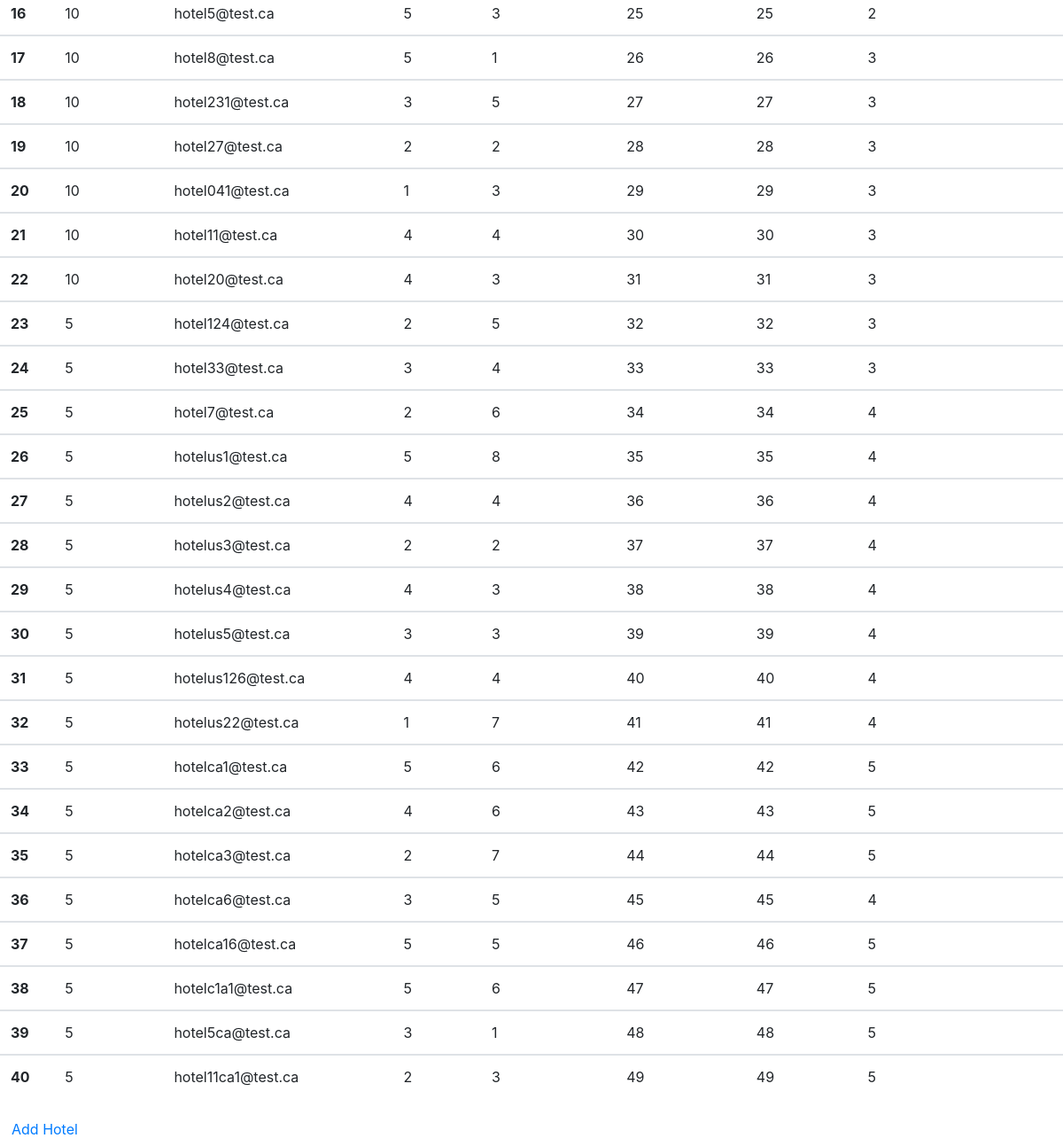
Before: /view_hotels (lower part) with the older database file.
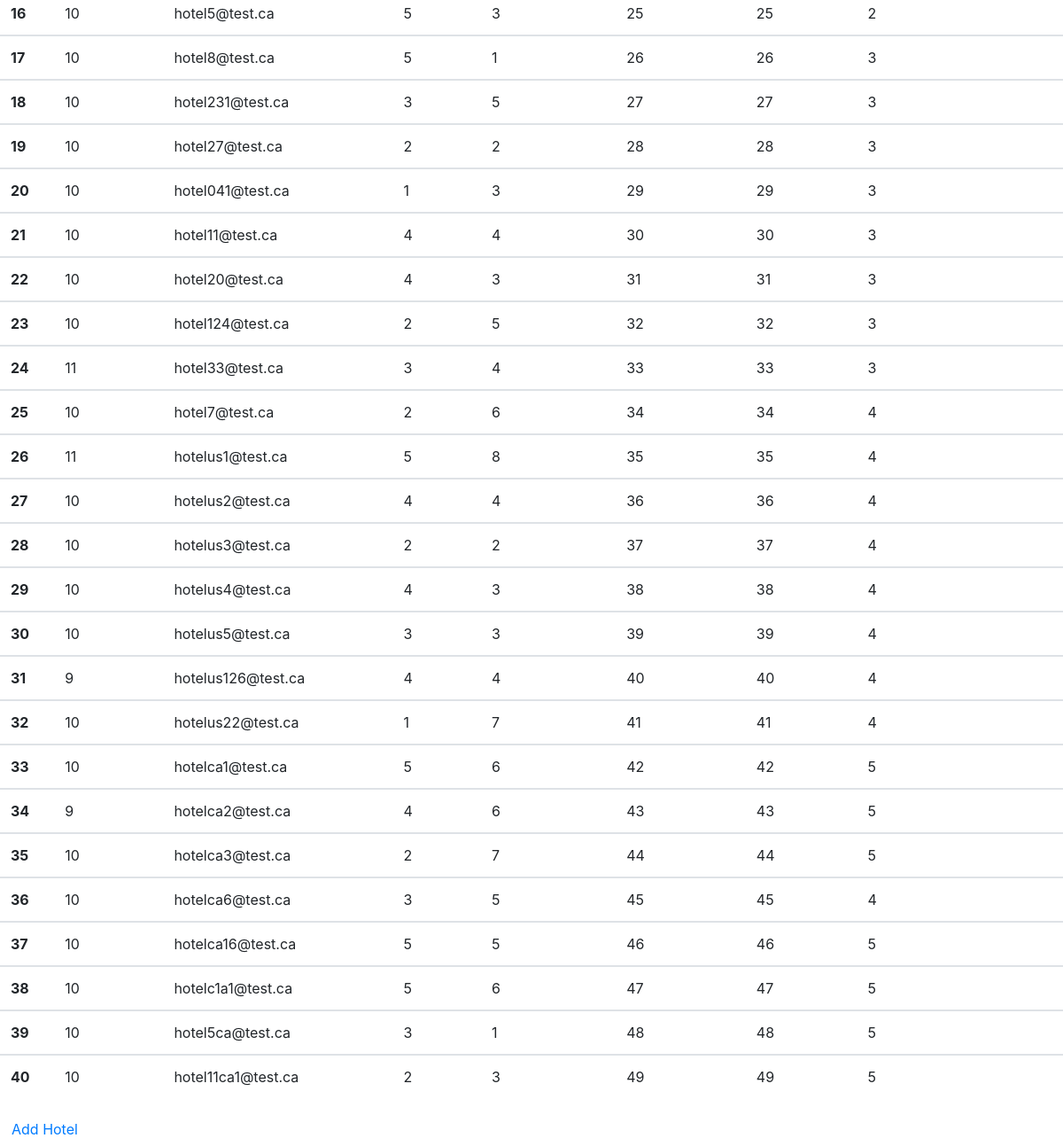
After: the same page with the newer database file.
### app/models.py (models this page shows)
class Hotel(db.Model):
    id          = db.Column(db.Integer, primary_key = True)
    rooms_amt   = db.Column(db.Integer, nullable = False)
    rating      = db.Column(db.Integer, nullable = False)
    email       = db.Column(db.String(128), nullable = False)
    address     = db.Column(db.Integer, db.ForeignKey('addr.id'))
    phone       = db.Column(db.Integer, db.ForeignKey('phone.id'))
    manager     = db.Column(db.Integer, db.ForeignKey('user.id'))
    owned_by    = db.Column(db.Integer, db.ForeignKey('chain.id'))
    rooms       = db.relationship("Room", backref = 'hotel', lazy='dynamic')

### app/routes.py (the view)
@app.route("/view_hotels")
def view_hotels():
    hotels = Hotel.query.all()
    return render_template("view_hotels.html", hotels = hotels)

### app/templates/view_hotels.html (shortened to what this page needs)
{% extends "base.html" %}
{% block content %}
    <table class="table">
    {% for h in hotels %}
        <tbody>
            <tr>
                <th scope="row">{{ h.id }}</th>
                <td>{{ h.rooms_amt }}</td>
                <td>{{ h.email }}</td>
                <td>{{ h.rating }}</td>
                <td>{{ h.manager }}</td>
                <td>{{ h.address }}</td>
                <td>{{ h.phone }}</td>
                <td>{{ h.owned_by }}</td>
                <td>
                </td>
            </tr>
        </tbody>
    {% endfor %}
    </table>
    <a href="{{ url_for('add_hotel') }}" class="btn btn-green">Add Hotel</a>
{% endblock %}

### app/templates/base.html (shortened to what this page needs)
<!DOCTYPE html>
<html>
    <head>
        <link rel="stylesheet" href="https://stackpath.bootstrapcdn.com/bootstrap/4.1.2/css/bootstrap.min.css">
        <link rel="stylesheet" href="https://use.fontawesome.com/releases/v5.7.1/css/all.css">
    </head>
    <body>
        <br>
        <br>
        <br>
        {% block content %}{% endblock %}
    </body>
</html>

Changed rows visible on the page:
changed Hotel "hotel124@test.ca": rooms_amt "5" → "10"
changed Hotel "hotel33@test.ca": rooms_amt "5" → "11"
changed Hotel "hotel7@test.ca": rooms_amt "5" → "10"
changed Hotel "hotelus1@test.ca": rooms_amt "5" → "11"
changed Hotel "hotelus2@test.ca": rooms_amt "5" → "10"
changed Hotel "hotelus3@test.ca": rooms_amt "5" → "10"
changed Hotel "hotelus4@test.ca": rooms_amt "5" → "10"
changed Hotel "hotelus5@test.ca": rooms_amt "5" → "10"
changed Hotel "hotelus126@test.ca": rooms_amt "5" → "9"
changed Hotel "hotelus22@test.ca": rooms_amt "5" → "10"
changed Hotel "hotelca1@test.ca": rooms_amt "5" → "10"
changed Hotel "hotelca2@test.ca": rooms_amt "5" → "9"
changed Hotel "hotelca3@test.ca": rooms_amt "5" → "10"
changed Hotel "hotelca6@test.ca": rooms_amt "5" → "10"
changed Hotel "hotelca16@test.ca": rooms_amt "5" → "10"
changed Hotel "hotelc1a1@test.ca": rooms_amt "5" → "10"
changed Hotel "hotel5ca@test.ca": rooms_amt "5" → "10"
changed Hotel "hotel11ca1@test.ca": rooms_amt "5" → "10"
